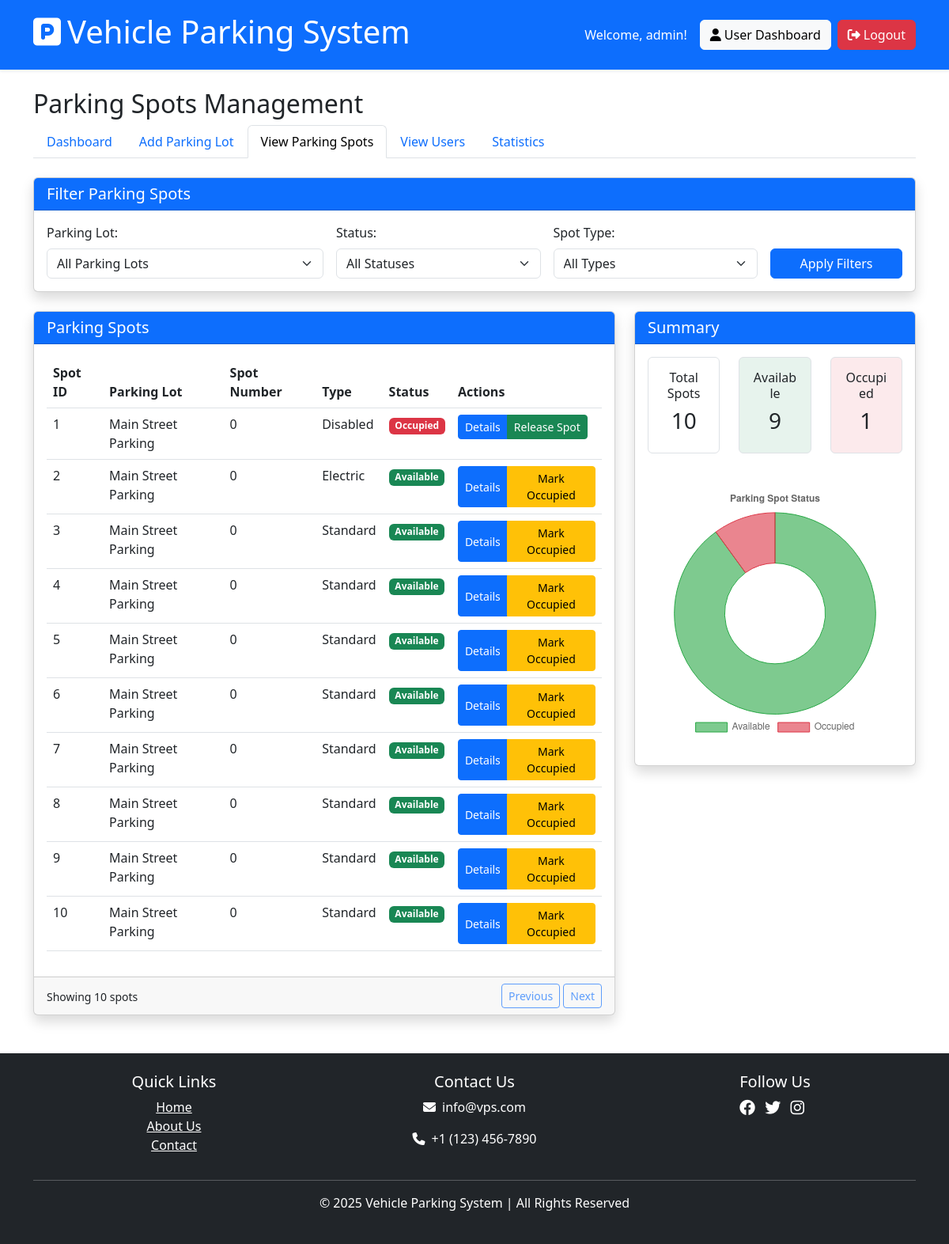
Page /admin/view_parking_spots (signed in) on the earlier database version.
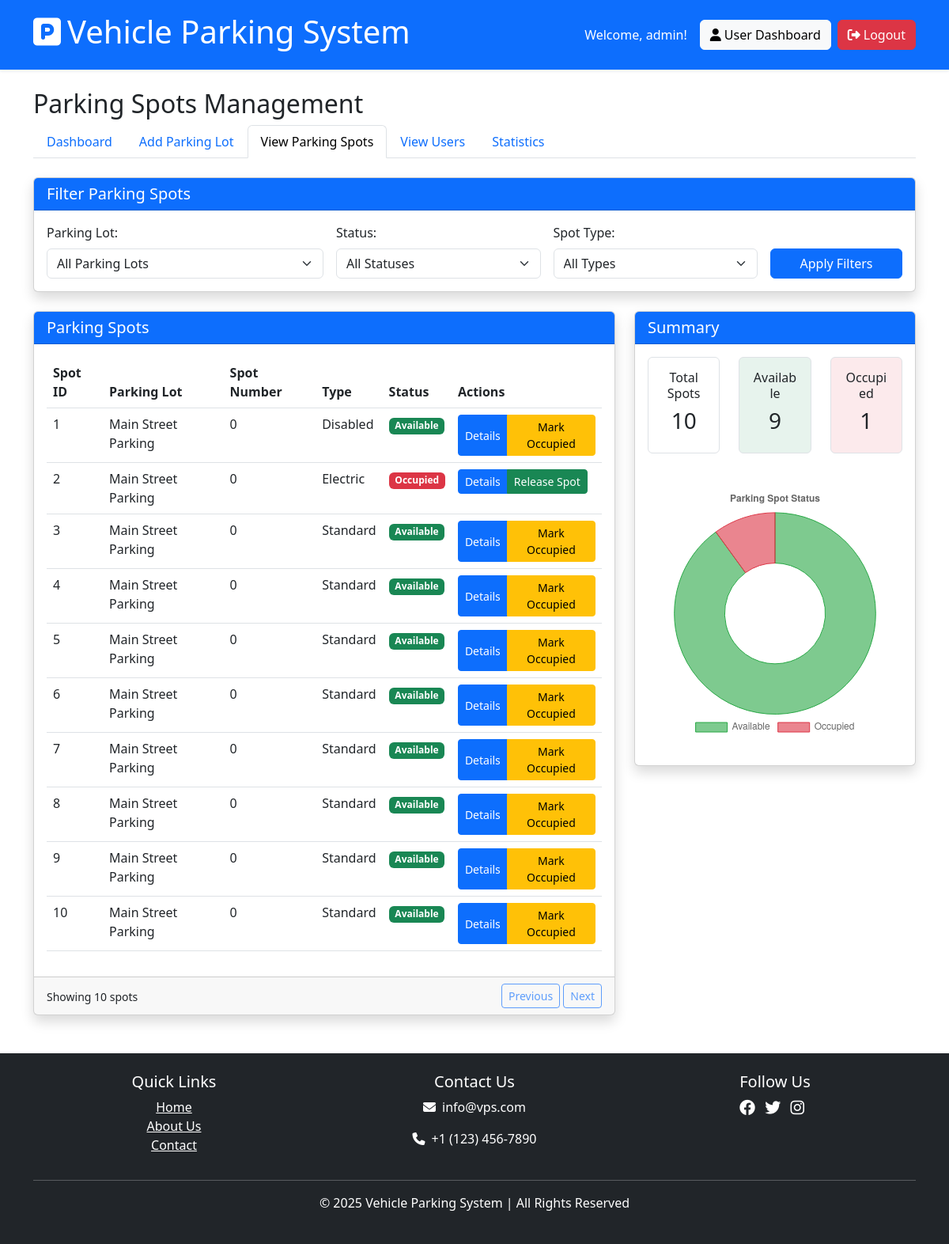
Same page on the later database version.
### models/parking_spot.py (models this page shows, shortened)
class ParkingSpot(db.Model):
    id = db.Column(db.Integer, primary_key=True)
    spot_id = db.Column(db.String(50), nullable=False)
    parking_lot_id = db.Column(db.Integer, db.ForeignKey('parking_lot.id'), nullable=False)
    is_available = db.Column(db.Boolean, default=True)
    spot_type = db.Column(db.String(50), default='standard')  # standard, disabled, electric, etc.
    created_on = db.Column(db.DateTime, default=lambda: datetime.now(timezone.utc))
    _spot_number = 0
    _status = 'A'
    bookings = db.relationship('Booking', backref='spot', lazy=True, cascade="all, delete-orphan")
    @property
    def lot_id(self):
        return self.parking_lot_id
    @property
    def spot_number(self):
        return self._spot_number
    @property
    def status(self):
        return 'A' if self.is_available else 'O'

### routes/admin_routes.py (the view)
@admin_bp.route('/view_parking_spots')
@login_required
@admin_required
def view_parking_spots():
    lots = ParkingLot.query.all()
    lot_id = request.args.get('lot_id', type=int)
    status = request.args.get('status')
    spot_type = request.args.get('type')
    query = ParkingSpot.query
    if lot_id:
        query = query.filter_by(lot_id=lot_id)
    if status:
        if status == 'available':
            query = query.filter_by(is_available=True)
        elif status == 'occupied':
            query = query.filter_by(is_available=False)
    if spot_type and spot_type != 'all':
        query = query.filter_by(spot_type=spot_type)
    spots = query.all()
    total_spots = len(spots)
    available_spots = sum(1 for spot in spots if spot.is_available)
    occupied_spots = total_spots - available_spots
    return render_template('admin/view_parking_spots.html',
                          lots=lots,
                          spots=spots,
                          total_spots=total_spots,
                          available_spots=available_spots,
                          occupied_spots=occupied_spots,
                          selected_lot_id=lot_id)

### extensions.py (called while the page is built)
@login_manager.user_loader
def load_user(user_id):
    from models.admin import Admin
    from models.user import User
    admin = Admin.query.get(int(user_id))
    if admin:
        return admin
    return User.query.get(int(user_id))

### routes/admin_routes.py (called while the page is built, shortened)
def admin_required(f):
    @wraps(f)
    def decorated_function(*args, **kwargs):
        if not current_user.is_authenticated:
            flash('Please login to access this page.', 'warning')
            return redirect(url_for('admin.login'))
        return f(*args, **kwargs)
    return decorated_function

### templates/admin/view_parking_spots.html (shortened to what the changed rows need)
{% extends 'shared/base.html' %}
{% block content %}
<div class="row mb-4">
    <div class="col-12">
        <h2>Parking Spots Management</h2>
    </div>
</div>
<div class="row mb-4">
    <div class="col-md-8">
        <div class="card shadow">
            <div class="card-body">
                <div class="table-responsive">
                    <table class="table table-hover">
                        <thead>
                            <tr>
                                <th>Spot ID</th>
                                <th>Parking Lot</th>
                                <th>Spot Number</th>
                                <th>Type</th>
                                <th>Status</th>
                                <th>Actions</th>
                            </tr>
                        </thead>
                        <tbody>
                            {% for spot in spots %}
                            {% set lot = spot.parking_lot %}
                            <tr>
                                <td>{{ spot.id }}</td>
                                <td>{{ lot.name if lot else 'N/A' }}</td>
                                <td>{{ spot.spot_number }}</td>
                                <td>{{ spot.spot_type|capitalize }}</td>
                                <td>
                                    <span class="badge {% if spot.is_available %}bg-success{% else %}bg-danger{% endif %}">
                                        {{ 'Available' if spot.is_available else 'Occupied' }}
                                    </span>
                                </td>
                                <td>
                                    <div class="btn-group">
                                        <button type="button" class="btn btn-sm btn-primary" data-bs-toggle="modal" data-bs-target="#spotDetailsModal"
                                                data-spot-id="{{ spot.id }}" data-spot-number="{{ spot.spot_number }}"
                                                data-lot-name="{{ lot.name if lot else 'N/A' }}" data-spot-type="{{ spot.spot_type }}">
                                            Details
                                        </button>
                                        {% if spot.is_available %}
                                        <button type="button" class="btn btn-sm btn-warning" data-bs-toggle="modal" data-bs-target="#markOccupiedModal"
                                                data-spot-id="{{ spot.id }}" data-spot-number="{{ spot.spot_number }}">
                                            Mark Occupied
                                        </button>
                                        {% else %}
                                        <button type="button" class="btn btn-sm btn-success" data-bs-toggle="modal" data-bs-target="#releaseSpotModal"
                                                data-spot-id="{{ spot.id }}" data-spot-number="{{ spot.spot_number }}">
                                            Release Spot
                                        </button>
                                        {% endif %}
                                    </div>
                                </td>
                            </tr>
                            {% endfor %}
                        </tbody>
                    </table>
                </div>
            </div>
        </div>
    </div>
</div>
{% endblock %}

Differences in the rows shown:
changed ParkingSpot "Disabled": is_available "Occupied" → "Available"; is_available "Release Spot" → "Mark Occupied"
changed ParkingSpot "Electric": is_available "Available" → "Occupied"; is_available "Mark Occupied" → "Release Spot"
